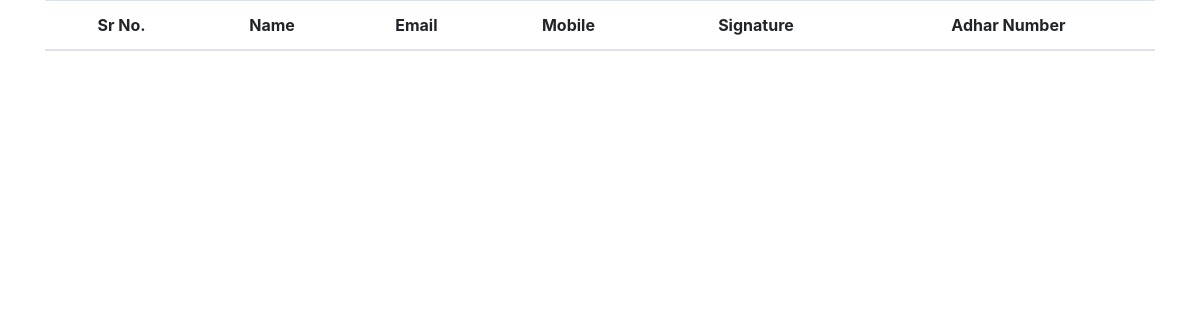
Page /person/list/ on the earlier database version.
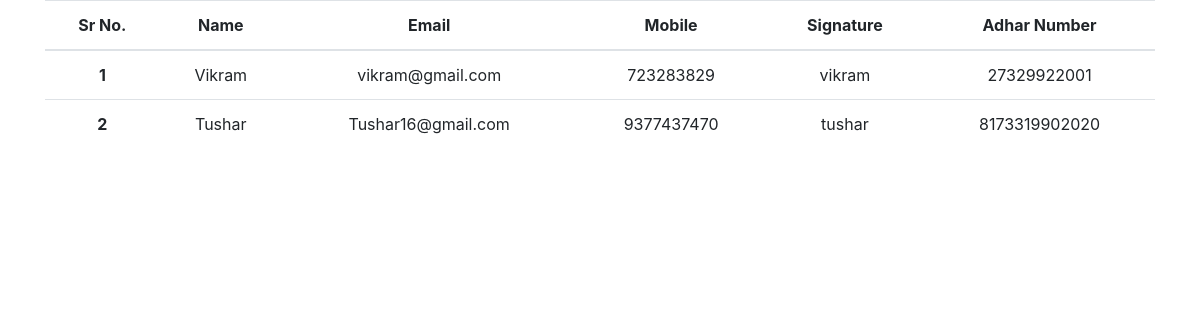
Same page on the later database version.
### App/models.py (models this page shows, shortened)
class Person(models.Model):
    name = models.TextField(max_length=100)
    email = models.EmailField()
    mobile = models.TextField(max_length=100)

class Adhar(models.Model):
    person = models.OneToOneField("Person",on_delete=models.CASCADE)
    signature = models.TextField()
    adhar_no = models.TextField(max_length=100)

### App/views.py (the view)
# urls.py: path('person/list/', views.person_list, name='person_list'),
@query_debugger
def person_list(request):
    queryset = Adhar.objects.select_related('person').all()
    persons = []
    for person in queryset:
        persons.append({"id":person.id, "name":person.person.name, "email":person.person.email, "mobile":person.person.mobile, "signature":person.signature,
                        "adhar":person.adhar_no})
    return render(request, 'index.html', {'persons':persons})

### App/templates/index.html (shortened to what this page needs)
{% load custom_filters %}
<!doctype html>
<html lang="en">
  <head>
    <link rel="stylesheet" href="https://maxcdn.bootstrapcdn.com/bootstrap/4.0.0/css/bootstrap.min.css">
  </head>
  <body>
    <div class="container">
      {% if books %}
      <table class="table">
      <thead class="text-center">
        <tr>
          <th scope="col">Sr No.</th>
          <th scope="col">Book Name</th>
          <th scope="col">Book Price(₹)</th>
          <th scope="col">Publisher Name</th>
        </tr>
      </thead>
      <tbody class="text-center">
        {% for book in books %}
        <tr>
          <th scope="row">{{ forloop.counter }}</th>
          <td>{{ book.name }}</td>
          <td>{{ book.price }}</td>
          <td>{{ book.publisher }}</td>
        </tr>
        {% endfor %}
      </tbody>
    </table>
    {% else %}
    <table class="table">
      <thead class="text-center">
        <tr>
          <th scope="col">Sr No.</th>
          <th scope="col">Name</th>
          <th scope="col">Email</th>
          <th scope="col">Mobile</th>
          <th scope="col">Signature</th>
          <th scope="col">Adhar Number</th>
        </tr>
      </thead>
      <tbody class="text-center">
        {% for person in persons %}
        <tr>
          <th scope="row">{{ forloop.counter }}</th>
          <td>{{ person.name }}</td>
          <td>{{ person.email }}</td>
          <td>{{ person.mobile }}</td>
          <td>{{ person.signature }}</td>
          <td>{{ person.adhar }}</td>
        </tr>
        {% endfor %}
      </tbody>
    </table>
    {% endif %}
    </div>
  </body>
</html>

Differences in the rows shown:
added Person: name "Vikram", email "vikram@gmail.com", mobile "723283829"
added Adhar: signature "vikram", adhar "27329922001"
added Person: name "Tushar", email "Tushar16@gmail.com", mobile "9377437470"
added Adhar: signature "tushar", adhar "8173319902020"
Other differences:
new list line: "1"
new list line: "2"
